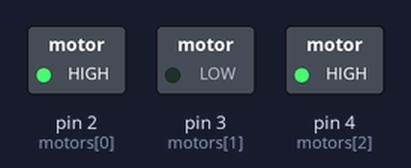
This sketch was run on a simulated Arduino Uno, built with avr-gcc and run on an emulated ATmega328P. On the bench: switched loads named in the sketch (green lamp = pin HIGH).

Above: at 0.06 s.
At 0.32 s:
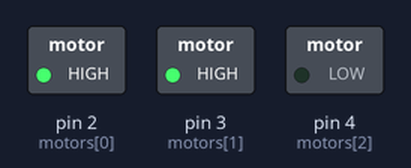
At 0.45 s:
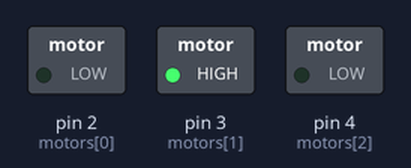
At 0.97 s:
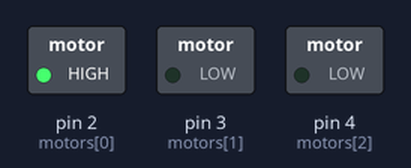
At 1.49 s:
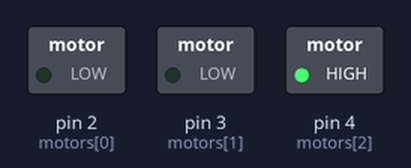
At 2.92 s:
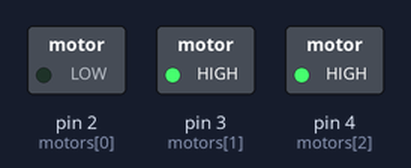
Timing chart, 0 to 3.2 s (numbered marks = the images above):
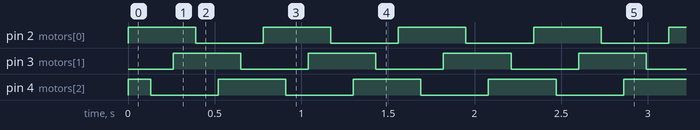

Measured:
- by itself, pin 2 (motors[0]), pin 3 (motors[1]), pin 4 (motors[2]): alternates HIGH for 0.39 s and LOW for 0.39 s
- by itself, everything shown: repeats every 0.78 s, in 6 steps

The sketch:

HDD_motor_array.ino
```cpp
int motors[] = {2,3,4};
int pinCount = 2;
const int timer = 130;

void setup() {
  for (int thisPin = 0; thisPin <= pinCount; thisPin++) {
    pinMode(motors[thisPin], OUTPUT);
  }
  digitalWrite(motors[0], HIGH);
  digitalWrite(motors[2], HIGH);
}

void loop() {
  motor();
}
void motor()
{
  delay(timer);
  digitalWrite(motors[2], LOW);
  delay(timer);
  digitalWrite(motors[1], HIGH);
  delay(timer);
  digitalWrite(motors[0], LOW);
  delay(timer);
  digitalWrite(motors[2], HIGH);
  delay(timer);
  digitalWrite(motors[1], LOW);
  delay(timer);
  digitalWrite(motors[0], HIGH);
}
```
